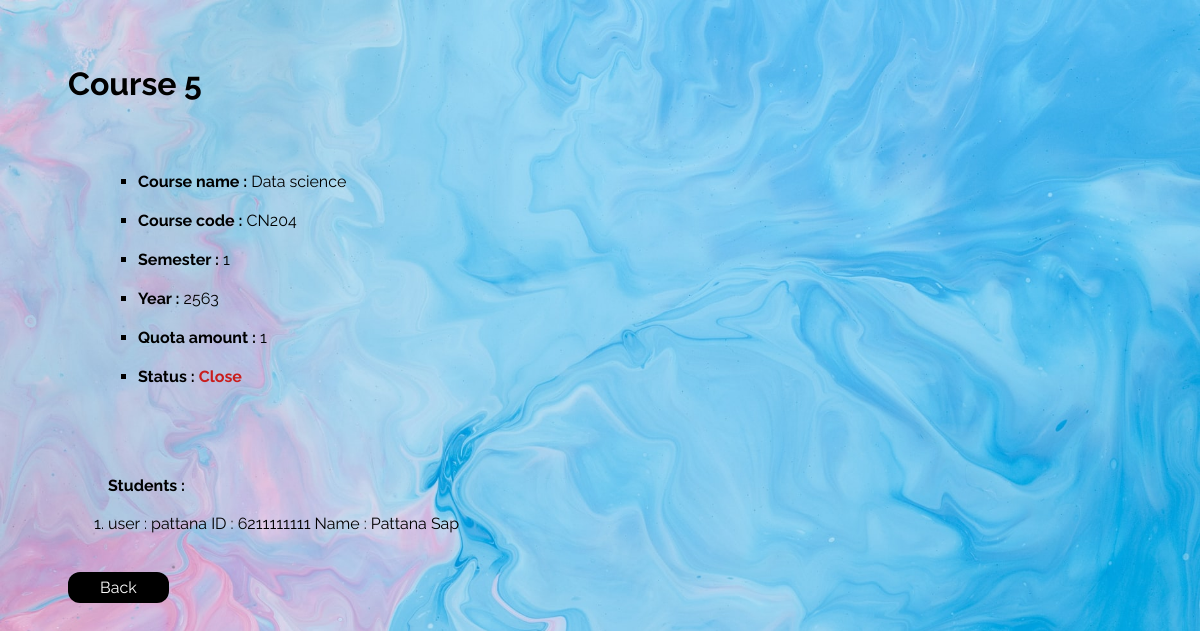
The app's page /course/5 (signed in) with its own data.
### course/models.py (models this page shows, shortened)
class Course(models.Model):
    code = models.CharField(max_length=5)
    name = models.CharField(max_length = 64)
    semester = models.IntegerField()
    year = models.IntegerField()
    amount = models.IntegerField()
    status = models.BooleanField()
    registered = models.ManyToManyField(Student,blank = True)

class Student(models.Model) :
    user = models.OneToOneField(User, on_delete = models.CASCADE)
    std_id = models.CharField(max_length=10)
    def __str__(self):
        return f"user : {self.user.username} ID : {self.std_id} Name : {self.user.first_name} {self.user.last_name}"

### course/views.py (the view)
# urls.py: path("<int:course_id>", views.course, name="course"),
def course(request,course_id) :
    if not request.user.is_authenticated:
        return HttpResponseRedirect(reverse("users:login"))
    this_course = Course.objects.get(id = course_id)
    return render(request,"course/course.html",{
        "course" : this_course,
    })

### course/templates/course/course.html (shortened to what this page needs)
{% extends "course/layout.html" %}
{% block body %}
<h1>Course {{course.id}}</h1>
<ul>
    <li><b>Course name :</b> {{ course.name }}</li>
    <li><b>Course code :</b> {{ course.code }}</li>
    <li><b>Semester :</b> {{ course.semester }}</li>
    <li><b>Year :</b> {{course.year}}</li>
    <li><b>Quota amount :</b> {{course.amount}}</li>
    <li><b>Status :</b> <b style = "color: rgb(201, 29, 29);">{% if course.status %}Open{% else %}Close{% endif %}</b></li></ul>
    <ol>
    {% if request.user.is_superuser %}
    <b>Students :</b>
    <br>
    <br>
    {% for student in course.registered.all %}
    <li>{{student}}</li>
    {% endfor %}
    {% endif %}
</ol>
<br>
<a href='{%url "course:index" %}' class="button">Back</a>
{% endblock %}

### records on screen
Course: id "5", name "Data science", code "CN204", semester "1", year "2563", amount "1"
Student: user+std "user : pattana ID : 6211111111 Name : Pattana Sap"
